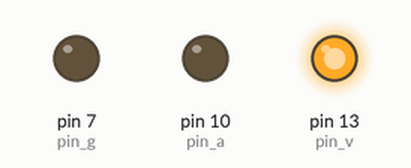
This sketch was run on a simulated Arduino Uno, built with avr-gcc and run on an emulated ATmega328P. On the bench: output pins drawn as LEDs (lit = HIGH).

Above: at 2.5 s.
At 5.5 s:
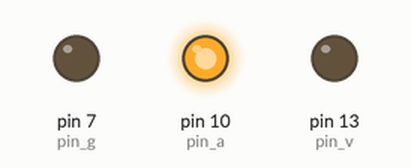
At 8.0 s:
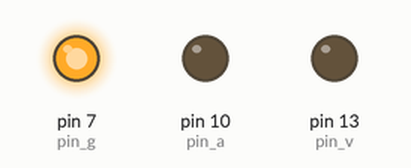
Timing chart, 0 to 13.0 s (numbered marks = the images above):
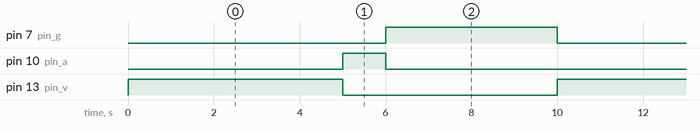

Measured:
- by itself, pin 7 (pin_g): alternates HIGH for 4.0 s and LOW for 6.0 s
- by itself, pin 10 (pin_a): alternates HIGH for 1.0 s and LOW for 9.0 s
- by itself, pin 13 (pin_v): alternates HIGH for 5.0 s and LOW for 5.0 s

The sketch:

semaforo.ino
```cpp
const int pin_v = 13;
const int pin_a = 10;
const int pin_g = 7;

void setup()
{
	pinMode(pin_v, OUTPUT);
  	pinMode(pin_a, OUTPUT);
  	pinMode(pin_g, OUTPUT);
}

void loop()
{
	digitalWrite(pin_v, HIGH);
  	digitalWrite(pin_a, LOW);
  	digitalWrite(pin_g, LOW);
  	delay(5000);

  	digitalWrite(pin_a, HIGH);
  	digitalWrite(pin_v, LOW);
  	digitalWrite(pin_g, LOW);
  	delay(1000);

  	digitalWrite(pin_g, HIGH);
  	digitalWrite(pin_v, LOW);
  	digitalWrite(pin_a, LOW);
  	delay(4000);
}
```
